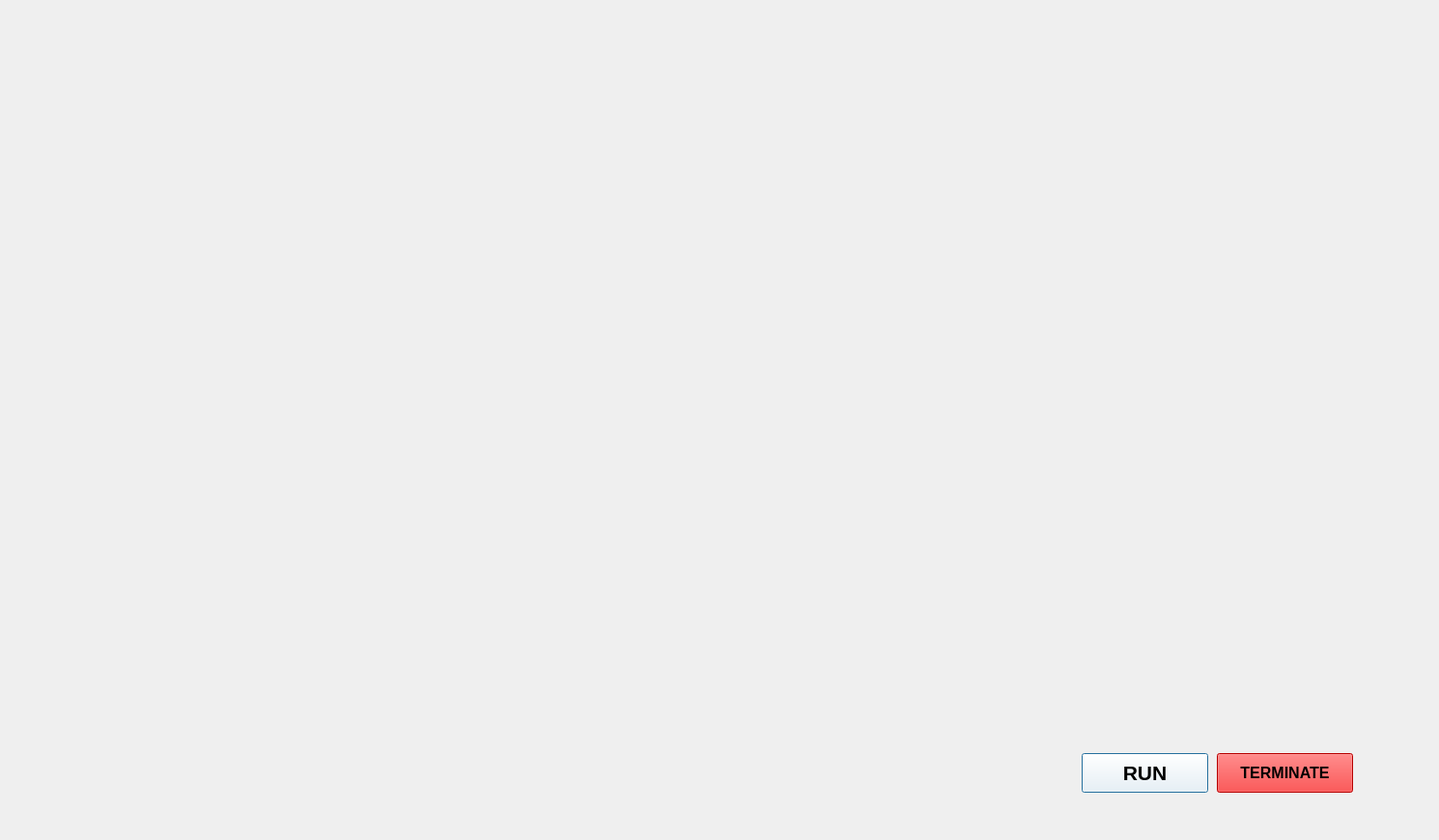
<?xml version="1.0" encoding="UTF-8"?>
<ui version="4.0">
 <class>Jarvis</class>
 <widget class="QDialog" name="Jarvis">
  <property name="geometry">
   <rect>
    <x>0</x>
    <y>0</y>
    <width>1490</width>
    <height>870</height>
   </rect>
  </property>
  <property name="windowTitle">
   <string>Dialog</string>
  </property>
  <widget class="QLabel" name="label">
   <property name="geometry">
    <rect>
     <x>0</x>
     <y>0</y>
     <width>1491</width>
     <height>871</height>
    </rect>
   </property>
   <property name="text">
    <string/>
   </property>
   <property name="pixmap">
    <pixmap>../Jarvis/jarvis 4.gif</pixmap>
   </property>
   <property name="scaledContents">
    <bool>true</bool>
   </property>
  </widget>
  <widget class="QPushButton" name="pushButton">
   <property name="geometry">
    <rect>
     <x>1120</x>
     <y>780</y>
     <width>131</width>
     <height>41</height>
    </rect>
   </property>
   <property name="font">
    <font>
     <pointsize>16</pointsize>
     <weight>75</weight>
     <bold>true</bold>
    </font>
   </property>
   <property name="styleSheet">
    <string notr="true">background-color: rgb(255, 255, 255);</string>
   </property>
   <property name="text">
    <string>RUN</string>
   </property>
  </widget>
  <widget class="QPushButton" name="pushButton_2">
   <property name="geometry">
    <rect>
     <x>1260</x>
     <y>780</y>
     <width>141</width>
     <height>41</height>
    </rect>
   </property>
   <property name="font">
    <font>
     <pointsize>12</pointsize>
     <weight>75</weight>
     <bold>true</bold>
    </font>
   </property>
   <property name="styleSheet">
    <string notr="true">background-color: rgb(255, 0, 0);</string>
   </property>
   <property name="text">
    <string>TERMINATE</string>
   </property>
  </widget>
  <widget class="QLabel" name="label_2">
   <property name="geometry">
    <rect>
     <x>10</x>
     <y>-40</y>
     <width>421</width>
     <height>181</height>
    </rect>
   </property>
   <property name="text">
    <string/>
   </property>
   <property name="pixmap">
    <pixmap>../Jarvis/jarvis 3.gif</pixmap>
   </property>
  </widget>
  <widget class="QTextBrowser" name="textBrowser">
   <property name="geometry">
    <rect>
     <x>730</x>
     <y>20</y>
     <width>361</width>
     <height>61</height>
    </rect>
   </property>
   <property name="styleSheet">
    <string notr="true">background:transparent;
border radius:none;</string>
   </property>
  </widget>
  <widget class="QTextBrowser" name="textBrowser_2">
   <property name="geometry">
    <rect>
     <x>1100</x>
     <y>20</y>
     <width>361</width>
     <height>61</height>
    </rect>
   </property>
   <property name="styleSheet">
    <string notr="true">background:transparent;
borderradius:none;
</string>
   </property>
  </widget>
  <widget class="QLabel" name="label_3">
   <property name="geometry">
    <rect>
     <x>50</x>
     <y>110</y>
     <width>211</width>
     <height>341</height>
    </rect>
   </property>
   <property name="text">
    <string/>
   </property>
   <property name="pixmap">
    <pixmap>../Jarvis/Jarvis 2.jpg</pixmap>
   </property>
   <property name="scaledContents">
    <bool>true</bool>
   </property>
  </widget>
  <widget class="QLabel" name="label_4">
   <property name="geometry">
    <rect>
     <x>450</x>
     <y>20</y>
     <width>231</width>
     <height>121</height>
    </rect>
   </property>
   <property name="text">
    <string/>
   </property>
   <property name="pixmap">
    <pixmap>../Jarvis/jarvis hightech.gif</pixmap>
   </property>
   <property name="scaledContents">
    <bool>true</bool>
   </property>
  </widget>
  <widget class="QLabel" name="label_6">
   <property name="geometry">
    <rect>
     <x>1010</x>
     <y>480</y>
     <width>451</width>
     <height>281</height>
    </rect>
   </property>
   <property name="text">
    <string/>
   </property>
   <property name="pixmap">
    <pixmap>../Jarvis/jarvis model.gif</pixmap>
   </property>
   <property name="scaledContents">
    <bool>true</bool>
   </property>
  </widget>
 </widget>
 <resources/>
 <connections/>
</ui>
